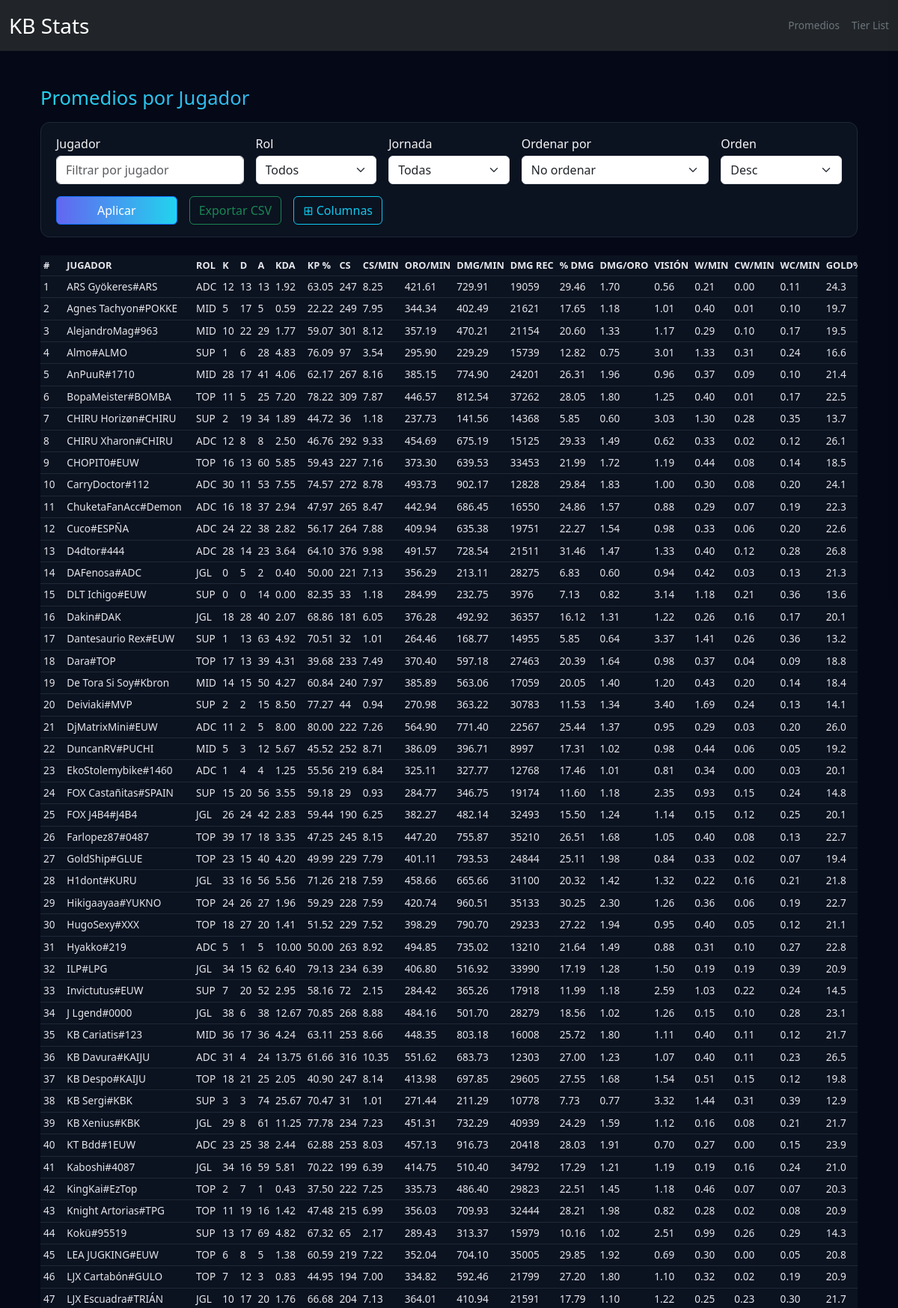
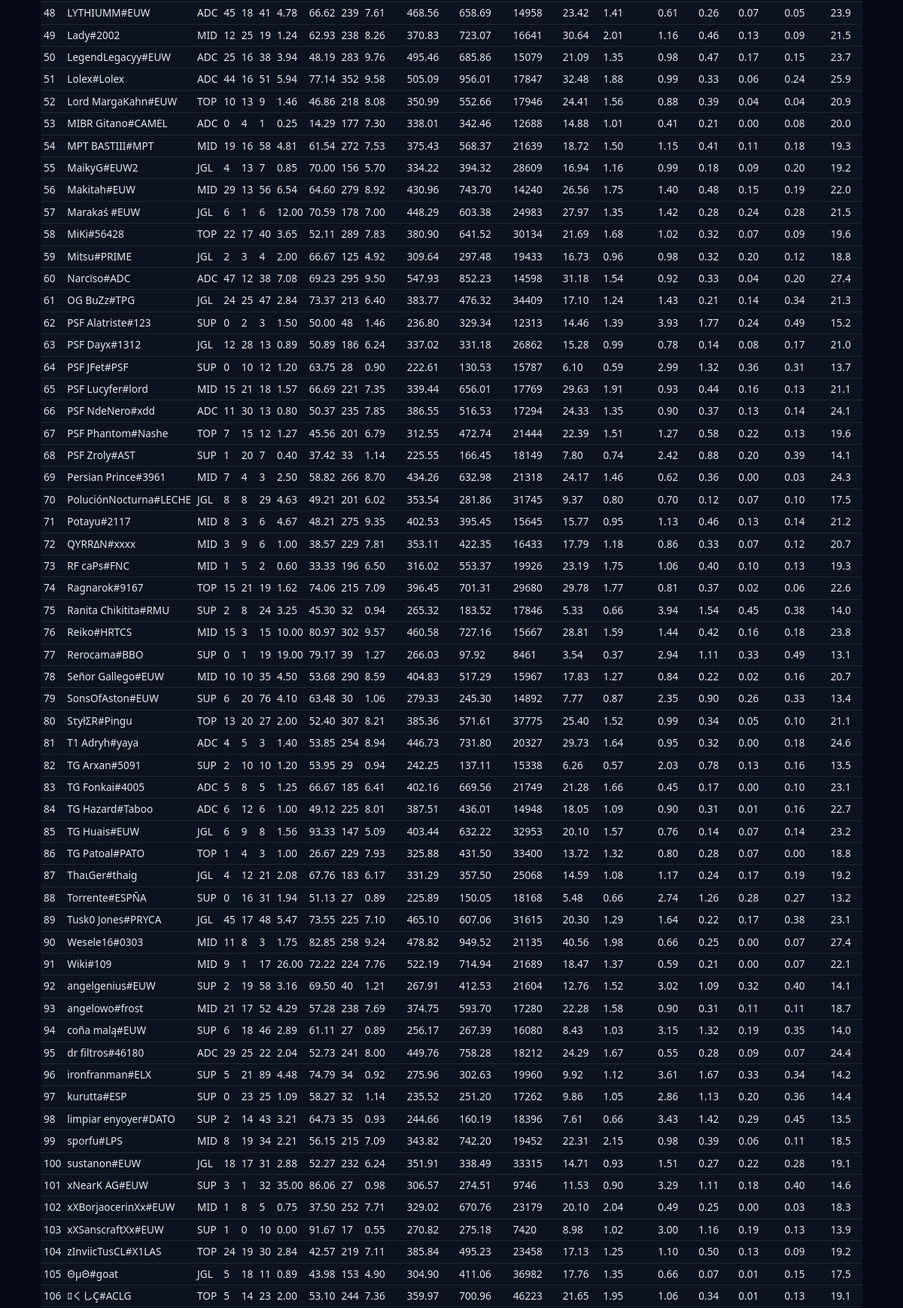
The page /promedios_jugadores/?format=html (upper part) on the database its author committed (2 pictures, top to bottom).
### KBStats/Cinturones/models.py (models this page shows, shortened)
class StatsJugador(models.Model):
	partida = models.ForeignKey(Partida, on_delete=models.CASCADE, related_name='stats_jugadores')
	jugador = models.ForeignKey(Jugador, on_delete=models.CASCADE, related_name='stats')
	campeon = models.CharField(max_length=100, blank=True, null=True)
	rol = models.CharField(max_length=20, blank=True, null=True)
	equipo_nombre = models.CharField(max_length=200, blank=True, null=True)
	kills = models.IntegerField(default=0)
	muertes = models.IntegerField(default=0)
	asistencias = models.IntegerField(default=0)
	kda = models.FloatField(default=0.0)
	kp_porcentaje = models.FloatField(default=0.0)
	oro_min = models.FloatField(default=0.0)
	dano_infligido = models.BigIntegerField(default=0)
	porcentaje_dano_equipo = models.FloatField(default=0.0)
	dano_min = models.FloatField(default=0.0)
	dano_recibido = models.BigIntegerField(default=0)
	cs = models.IntegerField(default=0)
	cs_min = models.FloatField(default=0.0)
	vision_min = models.FloatField(default=0.0)
	double_kills = models.IntegerField(default=0)
	triple_kills = models.IntegerField(default=0)
	quadra_kills = models.IntegerField(default=0)
	penta_kills = models.IntegerField(default=0)
	game_time = models.FloatField(default=0.0)
	dano_oro = models.FloatField(default=0.0)
	wpm = models.FloatField(default=0.0)    # wards colocados / min
	cwpm = models.FloatField(default=0.0)   # control wards comprados / min
	wcpm = models.FloatField(default=0.0)   # wards destruidos / min
	gold_pct = models.FloatField(default=0.0)     # % oro del equipo
	death_share = models.FloatField(default=0.0)  # % muertes del equipo
	victoria = models.BooleanField(default=False)
	gd15  = models.IntegerField(null=True, blank=True)
	csd15 = models.IntegerField(null=True, blank=True)
	xpd15 = models.IntegerField(null=True, blank=True)
	cs15  = models.IntegerField(null=True, blank=True)
	ka15  = models.IntegerField(null=True, blank=True)
	fb    = models.BooleanField(null=True, blank=True)   # participó en First Blood
	fbv   = models.BooleanField(null=True, blank=True)   # fue víctima del First Blood
	created_at = models.DateTimeField(auto_now_add=True)
	class Meta:
		verbose_name = "Estadística de Jugador"
		verbose_name_plural = "Estadísticas de Jugadores"
		unique_together = ('partida', 'jugador')

### KBStats/Cinturones/views.py (the view)
# urls.py: path('promedios_jugadores/', promedios_jugadores, name='promedios_jugadores'),
def promedios_jugadores(request):
	jornadas_disponibles = (Partida.objects
							 .exclude(jornada__isnull=True)
							 .exclude(jornada__exact='')
							 .values_list('jornada', flat=True)
							 .distinct()
							 .order_by('jornada'))
	jornada = request.GET.get('jornada')
	jugador_q = request.GET.get('jugador')
	rol_q = request.GET.get('rol')
	sort = request.GET.get('sort')
	order = request.GET.get('order', 'desc')
	qs = StatsJugador.objects.all()
	if jornada:
		qs = qs.filter(partida__jornada=jornada)
	if jugador_q:
		qs = qs.filter(jugador__nombre__icontains=jugador_q)
	if rol_q:
		qs = qs.filter(rol=rol_q)
	roles_qs = qs.values('jugador__id', 'rol').annotate(rol_count=Count('rol')).order_by('jugador__id', '-rol_count')
	rol_principal = {}
	for r in roles_qs:
		jid = r['jugador__id']
		if jid not in rol_principal:
			rol_principal[jid] = r['rol'] or ''
	def calcular_kda(kills, muertes, asistencias):
		if muertes == 0:
			return (kills + asistencias) * 1.0
		return ((kills + asistencias) * 1.0) / muertes
	agregados = qs.values('jugador__id', 'jugador__nombre').annotate(
		avg_kills=Sum('kills'),
		avg_muertes=Sum('muertes'),
		avg_asistencias=Sum('asistencias'),
		avg_kda=calcular_kda(Sum('kills'), Sum('muertes'), Sum('asistencias')),
		avg_kp=Avg('kp_porcentaje'),
		avg_oro_min=Avg('oro_min'),
		avg_dano_oro=Avg('dano_oro'),
		avg_dano_infligido=Avg('dano_infligido'),
		avg_porcentaje_dano_equipo=Avg('porcentaje_dano_equipo'),
		avg_dano_min=Avg('dano_min'),
		avg_dano_recibido=Avg('dano_recibido'),
		avg_cs=Avg('cs'),
		avg_cs_min=Avg('cs_min'),
		avg_vision_min=Avg('vision_min'),
		avg_wpm=Avg('wpm'),
		avg_cwpm=Avg('cwpm'),
		avg_wcpm=Avg('wcpm'),
		avg_gold_pct=Avg('gold_pct'),
		avg_death_share=Avg('death_share'),
		win_rate=Avg('victoria'),
		avg_gd15=Avg('gd15'),
		avg_csd15=Avg('csd15'),
		avg_xpd15=Avg('xpd15'),
		avg_cs15=Avg('cs15'),
		avg_ka15=Avg('ka15'),
		fb_rate=Avg('fb'),
		fbv_rate=Avg('fbv'),
		avg_double=Sum('double_kills'),
		avg_triple=Sum('triple_kills'),
		avg_quadra=Sum('quadra_kills'),
		avg_penta=Sum('penta_kills'),
		avg_game_time=Avg('game_time'),
		games_played=Count('partida__id'),
	)
	sort_map = {
		'nombre': 'jugador__nombre',
		'kills': 'avg_kills',
		'muertes': 'avg_muertes',
		'asistencias': 'avg_asistencias',
		'kda': 'avg_kda',
		'kp': 'avg_kp',
		'oro_min': 'avg_oro_min',
		'dano_oro': 'avg_dano_oro',
		'dano': 'avg_dano_infligido',
		'dano_min': 'avg_dano_min',
		'dano_recibido': 'avg_dano_recibido',
		'porcentaje_dano_equipo': 'avg_porcentaje_dano_equipo',
		'cs': 'avg_cs',
		'cs_min': 'avg_cs_min',
		'vision_min': 'avg_vision_min',
		'wpm': 'avg_wpm',
		'cwpm': 'avg_cwpm',
		'wcpm': 'avg_wcpm',
		'gold_pct': 'avg_gold_pct',
		'death_share': 'avg_death_share',
		'win_rate':   'win_rate',
		'gd15':       'avg_gd15',
		'csd15':      'avg_csd15',
		'xpd15':      'avg_xpd15',
		'cs15':       'avg_cs15',
		'ka15':       'avg_ka15',
		'fb_rate':    'fb_rate',
		'double_kills': 'avg_double',
		'triple_kills': 'avg_triple',
		'quadra_kills': 'avg_quadra',
		'penta_kills': 'avg_penta',
        'game_time': 'avg_game_time',
		'games': 'games_played',
	}
	if sort in sort_map:
		field = sort_map[sort]
		if order == 'desc':
			field = f'-{field}'
		agregados = agregados.order_by(field)
	else:
		agregados = agregados.order_by('jugador__nombre')
	resultados = []
	for a in agregados:
		resultados.append({
			'jugador_id': a['jugador__id'],
			'jugador_nombre': a['jugador__nombre'],
			'avg_kills': int(a['avg_kills'] or 0.0),
			'avg_muertes': int(a['avg_muertes'] or 0.0),
			'avg_asistencias': int(a['avg_asistencias'] or 0.0),
			'avg_kda': float(a['avg_kda'] or 0.0),
			'avg_kp': float(a['avg_kp'] or 0.0),
			'avg_oro_min': float(a['avg_oro_min'] or 0.0),
			'avg_dano_oro': float(a['avg_dano_oro'] or 0.0),
			'avg_dano_infligido': float(a['avg_dano_infligido'] or 0.0),
			'avg_porcentaje_dano_equipo': float(a['avg_porcentaje_dano_equipo'] or 0.0),
			'avg_dano_min': float(a['avg_dano_min'] or 0.0),
			'avg_dano_recibido': float(a['avg_dano_recibido'] or 0.0),
			'avg_cs': float(a['avg_cs'] or 0.0),
			'avg_cs_min': float(a['avg_cs_min'] or 0.0),
			'avg_vision_min': float(a['avg_vision_min'] or 0.0),
			'avg_wpm': float(a['avg_wpm'] or 0.0),
			'avg_cwpm': float(a['avg_cwpm'] or 0.0),
			'avg_wcpm': float(a['avg_wcpm'] or 0.0),
			'avg_gold_pct': float(a['avg_gold_pct'] or 0.0),
			'avg_death_share': float(a['avg_death_share'] or 0.0),
			'win_rate': round(float(a['win_rate'] or 0.0) * 100, 1),
			'avg_gd15':  round(float(a['avg_gd15']  or 0.0), 0) if a['avg_gd15']  is not None else None,
			'avg_csd15': round(float(a['avg_csd15'] or 0.0), 1) if a['avg_csd15'] is not None else None,
			'avg_xpd15': round(float(a['avg_xpd15'] or 0.0), 0) if a['avg_xpd15'] is not None else None,
			'avg_cs15':  round(float(a['avg_cs15']  or 0.0), 1) if a['avg_cs15']  is not None else None,
			'avg_ka15':  round(float(a['avg_ka15']  or 0.0), 1) if a['avg_ka15']  is not None else None,
			'fb_rate':   round(float(a['fb_rate']   or 0.0) * 100, 1) if a['fb_rate']  is not None else None,
			'fbv_rate':  round(float(a['fbv_rate']  or 0.0) * 100, 1) if a['fbv_rate'] is not None else None,
			'avg_double': int(a['avg_double'] or 0.0),
			'avg_triple': int(a['avg_triple'] or 0.0),
			'avg_quadra': int(a['avg_quadra'] or 0.0),
			'avg_penta': int(a['avg_penta'] or 0.0),
			'avg_game_time': float(a['avg_game_time'] or 0.0),
			'games_played': a['games_played'],
			'rol_principal': rol_principal.get(a['jugador__id'], ''),
		})
	wants_html = request.GET.get('format') == 'html' or 'text/html' in request.META.get('HTTP_ACCEPT', '')
	if wants_html:
		return render(request, 'Cinturones/promedios_jugadores.html', {
			'jugadores': resultados,
			'jornada': jornada,
			'filtro_jugador': jugador_q,
			'filtro_rol': rol_q,
			'sort': sort,
			'order': order,
			'jornadas_disponibles': list(jornadas_disponibles),
		})
	return JsonResponse({'jugadores': resultados, 'jornadas_disponibles': list(jornadas_disponibles)})

### KBStats/Cinturones/templates/Cinturones/promedios_jugadores.html (shortened to what this page needs)
{% extends 'Cinturones/base.html' %}
{% block content %}
<div class="container-fluid py-4">
  <h1 class="page-title mb-3">
    Promedios por Jugador{% if jornada %} — Jornada {{ jornada }}{% endif %}
  </h1>
  <div class="filter-card">
    <form method="get" class="row g-3 align-items-end">
      <div class="col-md-3">
        <label class="form-label mb-1">Jugador</label>
        <input
          type="text"
          name="jugador"
          value="{{ filtro_jugador|default_if_none:'' }}"
          class="form-control"
          placeholder="Filtrar por jugador"
        />
      </div>
      <div class="col-md-2">
        <label for="rol" class="form-label mb-1">Rol</label>
        <select name="rol" id="rol" class="form-select">
          <option value="">Todos</option>
        </select>
      </div>
      <div class="col-md-2">
        <label for="jornada" class="form-label mb-1">Jornada</label>
        <select name="jornada" id="jornada" class="form-select">
          <option value="">Todas</option>
        </select>
      </div>
      <div class="col-md-3">
        <label for="sort" class="form-label mb-1">Ordenar por</label>
        <select name="sort" id="sort" class="form-select">
          <option value="">No ordenar</option>
        </select>
      </div>
      <div class="col-md-2">
        <label for="order" class="form-label mb-1">Orden</label>
        <select name="order" id="order" class="form-select">
          <option value="desc" {% if order == 'desc' %}selected{% endif %}>Desc</option>
        </select>
      </div>
      <div class="col-md-2 d-grid">
        <button class="btn btn-primary">Aplicar</button>
      </div>
      <div class="col-md-auto d-grid">
        <a href="{% url 'exportar_csv_jugadores' %}" class="btn btn-outline-success">Exportar CSV</a>
      </div>
      <div class="col-md-auto d-grid">
        <button type="button" class="btn btn-outline-info" onclick="openPanel()">⊞ Columnas</button>
      </div>
    </form>
  </div>
  <div class="table-scroll">
    <table class="table table-dark-kb table-hover table-sm" id="stats-table">
      <thead>
        <tr>
          <th class="col-base">#</th>
          <th class="col-base">Jugador</th>
          <th class="col-base">Rol</th>
          <th class="col-combate">K</th>
          <th class="col-combate">D</th>
          <th class="col-combate">A</th>
          <th class="col-combate">KDA</th>
          <th class="col-combate">KP %</th>
          <th class="col-farmeo">CS</th>
          <th class="col-farmeo">CS/min</th>
          <th class="col-farmeo">Oro/min</th>
          <th class="col-dano">Dmg/min</th>
          <th class="col-dano">Dmg Rec</th>
          <th class="col-dano">% Dmg</th>
          <th class="col-dano">Dmg/Oro</th>
          <th class="col-vision">Visión</th>
          <th class="col-vision">W/min</th>
          <th class="col-vision">CW/min</th>
          <th class="col-vision">WC/min</th>
          <th class="col-equipo">Gold%</th>
        </tr>
      </thead>
      <tbody>
        {% for j in jugadores %}
        <tr>
          <td class="col-base">{{ forloop.counter }}</td>
          <td class="col-base">{{ j.jugador_nombre }}</td>
          <td class="col-base">{{ j.rol_principal }}</td>
          <td class="col-combate">{{ j.avg_kills }}</td>
          <td class="col-combate">{{ j.avg_muertes }}</td>
          <td class="col-combate">{{ j.avg_asistencias }}</td>
          <td class="col-combate">{{ j.avg_kda|floatformat:2 }}</td>
          <td class="col-combate">{{ j.avg_kp|floatformat:2 }}</td>
          <td class="col-farmeo">{{ j.avg_cs|floatformat:0 }}</td>
          <td class="col-farmeo">{{ j.avg_cs_min|floatformat:2 }}</td>
          <td class="col-farmeo">{{ j.avg_oro_min|floatformat:2 }}</td>
          <td class="col-dano">{{ j.avg_dano_min|floatformat:2 }}</td>
          <td class="col-dano">{{ j.avg_dano_recibido|floatformat:0 }}</td>
          <td class="col-dano">{{ j.avg_porcentaje_dano_equipo|floatformat:2 }}</td>
          <td class="col-dano">{{ j.avg_dano_oro|floatformat:2 }}</td>
          <td class="col-vision">{{ j.avg_vision_min|floatformat:2 }}</td>
          <td class="col-vision">{{ j.avg_wpm|floatformat:2 }}</td>
          <td class="col-vision">{{ j.avg_cwpm|floatformat:2 }}</td>
          <td class="col-vision">{{ j.avg_wcpm|floatformat:2 }}</td>
          <td class="col-equipo">{{ j.avg_gold_pct|floatformat:1 }}</td>
        </tr>
        {% empty %}
        <tr><td colspan="34">No hay datos.</td></tr>
        {% endfor %}
      </tbody>
    </table>
  </div>
</div>
{% endblock %}

### static/css/kbstats.css (style rules this page uses)
body { background: #050816 !important; color: #f5f5f5 !important; }
.btn-primary { background: linear-gradient(90deg, #6366f1, #22d3ee); border: none; }
h1.page-title { font-size: 1.6rem; }
.table-dark-kb { --bs-table-bg: #1b273f; --bs-table-color: #e5e7eb; --bs-table-hover-bg: #414f6d; --bs-table-border-color: #1f2937; font-size: 0.87rem; border-color: #1f2937; }
.table-dark-kb > :not(caption) > * > * { background-color: #0b1220 !important; color: #e5e7eb; }
body { background: #050816; color: #e5e7eb; }
.page-title { background: linear-gradient(90deg, #22d3ee, #6366f1); background-clip: text; -webkit-background-clip: text; -webkit-text-fill-color: transparent; }
.filter-card { background: #0b1220; border: 1px solid #1f2937; border-radius: 0.75rem; padding: 1rem 1.25rem; margin-bottom: 1.5rem; }
.form-control, .form-select { background-color: #020617; border-color: #1f2937; color: #e5e7eb; }
.form-control::placeholder { color: #6b7280; }
.table-dark-kb { --bs-table-bg: #0b1220; --bs-table-color: #e5e7eb; --bs-table-border-color: #1f2937; --bs-table-hover-bg: #111827; font-size: 0.85rem; border-color: #1f2937; }
.table-dark-kb > :not(caption) > * > * { background-color: #0b1220 !important; color: #e5e7eb !important; border-color: #1f2937 !important; }
.table-dark-kb thead tr { background: linear-gradient(90deg, #111827, #020617); color: #cbd5e1 !important; font-size: 0.8rem; text-transform: uppercase; }

### KBStats/Cinturones/templates/Cinturones/promedios_jugadores.html (style rules this page uses)
.table-scroll { overflow-x: auto; }
.table-scroll table { white-space: nowrap; }

### rows shown on the page
StatsJugador: jugador_nombre "DAFenosa#ADC", rol_principal "JGL", avg_kills "0", avg_muertes "5", avg_asistencias "2", avg_kda "0.40", avg_kp "50.00", avg_cs "221", avg_cs_min "7.13", avg_oro_min "356.29", avg_dano_min "213.11", avg_dano_recibido "28275", avg_porcentaje_dano_equipo "6.83", avg_dano_oro "0.60", avg_vision_min "0.94", avg_wpm "0.42", avg_cwpm "0.03", avg_wcpm "0.13", avg_gold_pct "21.3"
StatsJugador: jugador_nombre "DLT Ichigo#EUW", rol_principal "SUP", avg_kills "0", avg_muertes "0", avg_asistencias "14", avg_kda "0.00", avg_kp "82.35", avg_cs "33", avg_cs_min "1.18", avg_oro_min "284.99", avg_dano_min "232.75", avg_dano_recibido "3976", avg_porcentaje_dano_equipo "7.13", avg_dano_oro "0.82", avg_vision_min "3.14", avg_wpm "1.18", avg_cwpm "0.21", avg_wcpm "0.36", avg_gold_pct "13.6"
StatsJugador: jugador_nombre "Deiviaki#MVP", rol_principal "SUP", avg_kills "2", avg_muertes "2", avg_asistencias "15", avg_kda "8.50", avg_kp "77.27", avg_cs "44", avg_cs_min "0.94", avg_oro_min "270.98", avg_dano_min "363.22", avg_dano_recibido "30783", avg_porcentaje_dano_equipo "11.53", avg_dano_oro "1.34", avg_vision_min "3.40", avg_wpm "1.69", avg_cwpm "0.24", avg_wcpm "0.13", avg_gold_pct "14.1"
StatsJugador: jugador_nombre "DjMatrixMini#EUW", rol_principal "ADC", avg_kills "11", avg_muertes "2", avg_asistencias "5", avg_kda "8.00", avg_kp "80.00", avg_cs "222", avg_cs_min "7.26", avg_oro_min "564.90", avg_dano_min "771.40", avg_dano_recibido "22567", avg_porcentaje_dano_equipo "25.44", avg_dano_oro "1.37", avg_vision_min "0.95", avg_wpm "0.29", avg_cwpm "0.03", avg_wcpm "0.20", avg_gold_pct "26.0"
StatsJugador: jugador_nombre "EkoStolemybike#1460", rol_principal "ADC", avg_kills "1", avg_muertes "4", avg_asistencias "4", avg_kda "1.25", avg_kp "55.56", avg_cs "219", avg_cs_min "6.84", avg_oro_min "325.11", avg_dano_min "327.77", avg_dano_recibido "12768", avg_porcentaje_dano_equipo "17.46", avg_dano_oro "1.01", avg_vision_min "0.81", avg_wpm "0.34", avg_cwpm "0.00", avg_wcpm "0.03", avg_gold_pct "20.1"
StatsJugador: jugador_nombre "Hyakko#219", rol_principal "ADC", avg_kills "5", avg_muertes "1", avg_asistencias "5", avg_kda "10.00", avg_kp "50.00", avg_cs "263", avg_cs_min "8.92", avg_oro_min "494.85", avg_dano_min "735.02", avg_dano_recibido "13210", avg_porcentaje_dano_equipo "21.64", avg_dano_oro "1.49", avg_vision_min "0.88", avg_wpm "0.31", avg_cwpm "0.10", avg_wcpm "0.27", avg_gold_pct "22.8"
StatsJugador: jugador_nombre "KingKai#EzTop", rol_principal "TOP", avg_kills "2", avg_muertes "7", avg_asistencias "1", avg_kda "0.43", avg_kp "37.50", avg_cs "222", avg_cs_min "7.25", avg_oro_min "335.73", avg_dano_min "486.40", avg_dano_recibido "29823", avg_porcentaje_dano_equipo "22.51", avg_dano_oro "1.45", avg_vision_min "1.18", avg_wpm "0.46", avg_cwpm "0.07", avg_wcpm "0.07", avg_gold_pct "20.3"
StatsJugador: jugador_nombre "MIBR Gitano#CAMEL", rol_principal "ADC", avg_kills "0", avg_muertes "4", avg_asistencias "1", avg_kda "0.25", avg_kp "14.29", avg_cs "177", avg_cs_min "7.30", avg_oro_min "338.01", avg_dano_min "342.46", avg_dano_recibido "12688", avg_porcentaje_dano_equipo "14.88", avg_dano_oro "1.01", avg_vision_min "0.41", avg_wpm "0.21", avg_cwpm "0.00", avg_wcpm "0.08", avg_gold_pct "20.0"
StatsJugador: jugador_nombre "Marakaś #EUW", rol_principal "JGL", avg_kills "6", avg_muertes "1", avg_asistencias "6", avg_kda "12.00", avg_kp "70.59", avg_cs "178", avg_cs_min "7.00", avg_oro_min "448.29", avg_dano_min "603.38", avg_dano_recibido "24983", avg_porcentaje_dano_equipo "27.97", avg_dano_oro "1.35", avg_vision_min "1.42", avg_wpm "0.28", avg_cwpm "0.24", avg_wcpm "0.28", avg_gold_pct "21.5"
StatsJugador: jugador_nombre "Mitsu#PRIME", rol_principal "JGL", avg_kills "2", avg_muertes "3", avg_asistencias "4", avg_kda "2.00", avg_kp "66.67", avg_cs "125", avg_cs_min "4.92", avg_oro_min "309.64", avg_dano_min "297.48", avg_dano_recibido "19433", avg_porcentaje_dano_equipo "16.73", avg_dano_oro "0.96", avg_vision_min "0.98", avg_wpm "0.32", avg_cwpm "0.20", avg_wcpm "0.12", avg_gold_pct "18.8"
StatsJugador: jugador_nombre "PSF Alatriste#123", rol_principal "SUP", avg_kills "0", avg_muertes "2", avg_asistencias "3", avg_kda "1.50", avg_kp "50.00", avg_cs "48", avg_cs_min "1.46", avg_oro_min "236.80", avg_dano_min "329.34", avg_dano_recibido "12313", avg_porcentaje_dano_equipo "14.46", avg_dano_oro "1.39", avg_vision_min "3.93", avg_wpm "1.77", avg_cwpm "0.24", avg_wcpm "0.49", avg_gold_pct "15.2"

### other values the page prints
{{ j.jugador_nombre }} "ARS Gyökeres#ARS" "Agnеs Tachyon#POKKE" "AlejandroMag#963" "Almo#ALMO" "AnPuuR#1710" "BopaMeister#BOMBA" "CHIRU Horizøn#CHIRU" "CHIRU Xharon#CHIRU" "CHOPIT0#EUW" "CarryDoctor#112" "ChuketaFanAcc#Demon" "Cuco#ESPÑA" "D4dtor#444" "Dakin#DAK" "Dantesaurio Rex#EUW" "Dara#TOP" "De Tora Si Soy#Kbron" "DuncanRV#PUCHI" "FOX Castañitas#SPAIN" "FOX J4B4#J4B4" "Farlopez87#0487" "GoldShip#GLUE" "H1dont#KURU" "Hikigaayaa#YUKNO" "HugoSexy#XXX" "ILP#LPG" "Invictutus#EUW" "J Lgend#0000" "KB Cariatis#123" "KB Davura#KAIJU" "KB Despo#KAIJU" "KB Sergi#KBK" "KB Xenius#KBK" "KT Bdd#1EUW" "Kaboshi#4087" "Knight Artorias#TPG" "Kokü#95519" "LEA JUGKING#EUW" "LJX Cartabón#GULO" "LJX Escuadra#TRIÁN" "LYTHIUMM#EUW" "Lady#2002" "LegendLegacyy#EUW" "Lolex#Lolex" "Lord MargaKahn#EUW" "MPT BASTIII#MPT" "MaikyG#EUW2" "Makitah#EUW" "MiKi#56428" "Narcïso#ADC" "OG BuZz#TPG" "PSF Dayx#1312" "PSF JFet#PSF" "PSF Lucyfer#lord" "PSF NdeNero#xdd" "PSF Phantom#Nashe"
{{ j.rol_principal }} "ADC" "MID" "MID" "SUP" "MID" "TOP" "SUP" "ADC" "TOP" "ADC" "ADC" "ADC" "ADC" "JGL" "SUP" "TOP" "MID" "MID" "SUP" "JGL" "TOP" "TOP" "JGL" "TOP" "TOP" "JGL" "SUP" "JGL" "MID" "ADC" "TOP" "SUP" "JGL" "ADC" "JGL" "TOP" "SUP" "TOP" "TOP" "JGL" "ADC" "MID" "ADC" "ADC" "TOP" "MID" "JGL" "MID" "TOP" "ADC" "JGL" "JGL" "SUP" "MID" "ADC" "TOP"
{{ j.avg_kills }} "12" "5" "10" "1" "28" "11" "2" "12" "16" "30" "16" "24" "28" "18" "1" "17" "14" "5" "15" "26" "39" "23" "33" "24" "18" "34" "7" "38" "36" "31" "18" "3" "29" "23" "34" "11" "13" "6" "7" "10" "45" "12" "25" "44" "10" "19" "4" "29" "22" "47" "24" "12" "0" "15" "11" "7"
{{ j.avg_muertes }} "13" "17" "22" "6" "17" "5" "19" "8" "13" "11" "18" "22" "14" "28" "13" "13" "15" "3" "20" "24" "17" "15" "16" "26" "27" "15" "20" "6" "17" "4" "21" "3" "8" "25" "16" "19" "17" "8" "12" "17" "18" "25" "16" "16" "13" "16" "13" "13" "17" "12" "25" "28" "10" "21" "30" "15"
{{ j.avg_asistencias }} "13" "5" "29" "28" "41" "25" "34" "8" "60" "53" "37" "38" "23" "40" "63" "39" "50" "12" "56" "42" "18" "40" "56" "27" "20" "62" "52" "38" "36" "24" "25" "74" "61" "38" "59" "16" "69" "5" "3" "20" "41" "19" "38" "51" "9" "58" "7" "56" "40" "38" "47" "13" "12" "18" "13" "12"
{{ j.avg_kda|floatformat:2 }} "1.92" "0.59" "1.77" "4.83" "4.06" "7.20" "1.89" "2.50" "5.85" "7.55" "2.94" "2.82" "3.64" "2.07" "4.92" "4.31" "4.27" "5.67" "3.55" "2.83" "3.35" "4.20" "5.56" "1.96" "1.41" "6.40" "2.95" "12.67" "4.24" "13.75" "2.05" "25.67" "11.25" "2.44" "5.81" "1.42" "4.82" "1.38" "0.83" "1.76" "4.78" "1.24" "3.94" "5.94" "1.46" "4.81" "0.85" "6.54" "3.65" "7.08" "2.84" "0.89" "1.20" "1.57" "0.80" "1.27"
{{ j.avg_kp|floatformat:2 }} "63.05" "22.22" "59.07" "76.09" "62.17" "78.22" "44.72" "46.76" "59.43" "74.57" "47.97" "56.17" "64.10" "68.86" "70.51" "39.68" "60.84" "45.52" "59.18" "59.44" "47.25" "49.99" "71.26" "59.29" "51.52" "79.13" "58.16" "70.85" "63.11" "61.66" "40.90" "70.47" "77.78" "62.88" "70.22" "47.48" "67.32" "60.59" "44.95" "66.68" "66.62" "62.93" "48.19" "77.14" "46.86" "61.54" "70.00" "64.60" "52.11" "69.23" "73.37" "50.89" "63.75" "66.69" "50.37" "45.56"
{{ j.avg_cs|floatformat:0 }} "247" "249" "301" "97" "267" "309" "36" "292" "227" "272" "265" "264" "376" "181" "32" "233" "240" "252" "29" "190" "245" "229" "218" "228" "229" "234" "72" "268" "253" "316" "247" "31" "234" "253" "199" "215" "65" "219" "194" "204" "239" "238" "283" "352" "218" "272" "156" "279" "289" "295" "213" "186" "28" "221" "235" "201"
{{ j.avg_cs_min|floatformat:2 }} "8.25" "7.95" "8.12" "3.54" "8.16" "7.87" "1.18" "9.33" "7.16" "8.78" "8.47" "7.88" "9.98" "6.05" "1.01" "7.49" "7.97" "8.71" "0.93" "6.25" "8.15" "7.79" "7.59" "7.59" "7.52" "6.39" "2.15" "8.88" "8.66" "10.35" "8.14" "1.01" "7.23" "8.03" "6.39" "6.99" "2.17" "7.22" "7.00" "7.13" "7.61" "8.26" "9.76" "9.58" "8.08" "7.53" "5.70" "8.92" "7.83" "9.50" "6.40" "6.24" "0.90" "7.35" "7.85" "6.79"
{{ j.avg_oro_min|floatformat:2 }} "421.61" "344.34" "357.19" "295.90" "385.15" "446.57" "237.73" "454.69" "373.30" "493.73" "442.94" "409.94" "491.57" "376.28" "264.46" "370.40" "385.89" "386.09" "284.77" "382.27" "447.20" "401.11" "458.66" "420.74" "398.29" "406.80" "284.42" "484.16" "448.35" "551.62" "413.98" "271.44" "451.31" "457.13" "414.75" "356.03" "289.43" "352.04" "334.82" "364.01" "468.56" "370.83" "495.46" "505.09" "350.99" "375.43" "334.22" "430.96" "380.90" "547.93" "383.77" "337.02" "222.61" "339.44" "386.55" "312.55"
{{ j.avg_dano_min|floatformat:2 }} "729.91" "402.49" "470.21" "229.29" "774.90" "812.54" "141.56" "675.19" "639.53" "902.17" "686.45" "635.38" "728.54" "492.92" "168.77" "597.18" "563.06" "396.71" "346.75" "482.14" "755.87" "793.53" "665.66" "960.51" "790.70" "516.92" "365.26" "501.70" "803.18" "683.73" "697.85" "211.29" "732.29" "916.73" "510.40" "709.93" "313.37" "704.10" "592.46" "410.94" "658.69" "723.07" "685.86" "956.01" "552.66" "568.37" "394.32" "743.70" "641.52" "852.23" "476.32" "331.18" "130.53" "656.01" "516.53" "472.74"
{{ j.avg_dano_recibido|floatformat:0 }} "19059" "21621" "21154" "15739" "24201" "37262" "14368" "15125" "33453" "12828" "16550" "19751" "21511" "36357" "14955" "27463" "17059" "8997" "19174" "32493" "35210" "24844" "31100" "35133" "29233" "33990" "17918" "28279" "16008" "12303" "29605" "10778" "40939" "20418" "34792" "32444" "15979" "35005" "21799" "21591" "14958" "16641" "15079" "17847" "17946" "21639" "28609" "14240" "30134" "14598" "34409" "26862" "15787" "17769" "17294" "21444"
{{ j.avg_porcentaje_dano_equipo|floatformat:2 }} "29.46" "17.65" "20.60" "12.82" "26.31" "28.05" "5.85" "29.33" "21.99" "29.84" "24.86" "22.27" "31.46" "16.12" "5.85" "20.39" "20.05" "17.31" "11.60" "15.50" "26.51" "25.11" "20.32" "30.25" "27.22" "17.19" "11.99" "18.56" "25.72" "27.00" "27.55" "7.73" "24.29" "28.03" "17.29" "28.21" "10.16" "29.85" "27.20" "17.79" "23.42" "30.64" "21.09" "32.48" "24.41" "18.72" "16.94" "26.56" "21.69" "31.18" "17.10" "15.28" "6.10" "29.63" "24.33" "22.39"
{{ j.avg_dano_oro|floatformat:2 }} "1.70" "1.18" "1.33" "0.75" "1.96" "1.80" "0.60" "1.49" "1.72" "1.83" "1.57" "1.54" "1.47" "1.31" "0.64" "1.64" "1.40" "1.02" "1.18" "1.24" "1.68" "1.98" "1.42" "2.30" "1.94" "1.28" "1.18" "1.02" "1.80" "1.23" "1.68" "0.77" "1.59" "1.91" "1.21" "1.98" "1.02" "1.92" "1.80" "1.10" "1.41" "2.01" "1.35" "1.88" "1.56" "1.50" "1.16" "1.75" "1.68" "1.54" "1.24" "0.99" "0.59" "1.91" "1.35" "1.51"
{{ j.avg_vision_min|floatformat:2 }} "0.56" "1.01" "1.17" "3.01" "0.96" "1.25" "3.03" "0.62" "1.19" "1.00" "0.88" "0.98" "1.33" "1.22" "3.37" "0.98" "1.20" "0.98" "2.35" "1.14" "1.05" "0.84" "1.32" "1.26" "0.95" "1.50" "2.59" "1.26" "1.11" "1.07" "1.54" "3.32" "1.12" "0.70" "1.19" "0.82" "2.51" "0.69" "1.10" "1.22" "0.61" "1.16" "0.98" "0.99" "0.88" "1.15" "0.99" "1.40" "1.02" "0.92" "1.43" "0.78" "2.99" "0.93" "0.90"
